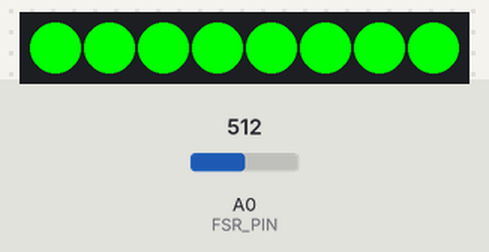
A sketch run on a simulated Arduino Uno, built with avr-gcc and run on an emulated ATmega328P. On the bench: 8 RGB LEDs in strip order, left to right. Inputs (shaded band) come from the test bench; at power-on: A0 (FSR_PIN) = 512.

Above: at 1.2 s.
1.3 s: A0 (FSR_PIN) set to 793
2.8 s: A0 (FSR_PIN) set to 812
At 3.3 s:
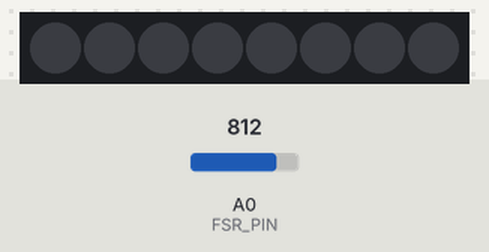
4.3 s: A0 (FSR_PIN) set to 790
At 5.3 s:
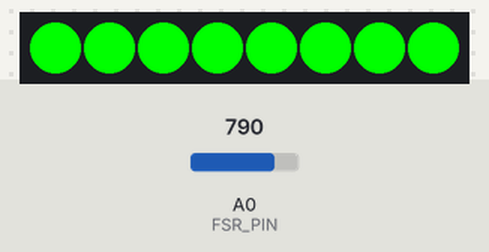
5.8 s: A0 (FSR_PIN) set to 810
At 6.7 s:
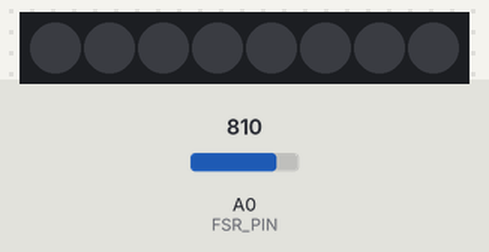
Timing chart, 0 to 8.3 s (numbered marks = the images above; inputs shaded):
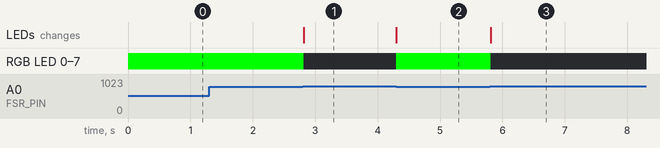

Measured:
- the behaviour switches between 799 and 800 on A0 (FSR_PIN) (found by bisection; images 0 and 1)
- after the input at 1.3 s, every drawn part: stays the same
- after the input at 2.8 s, RGB LED 0–7: RGB(0, 255, 0) → off at once; the LEDs: change at once (image 1)
- after the input at 4.3 s, RGB LED 0–7: off → RGB(0, 255, 0) at once; the LEDs: change at once (image 2)
- after the input at 5.8 s, RGB LED 0–7: RGB(0, 255, 0) → off at once; the LEDs: change at once (image 3)

The sketch:

light.ino
```cpp
#include <Adafruit_NeoPixel.h>

#define LED_PIN 6
#define LED_COUNT 8
#define FSR_PIN A0

Adafruit_NeoPixel strip(LED_COUNT, LED_PIN, NEO_GRB + NEO_KHZ800);

void setup() {

  strip.begin();
  strip.setBrightness(255);

  pinMode(FSR_PIN, INPUT_PULLUP);   // 使用内部上拉
}

void loop() {

  int value = analogRead(FSR_PIN);

  if (value < 800)   // 按下时数值会下降
  {
    for(int i = 0; i < LED_COUNT; i++)
      strip.setPixelColor(i, strip.Color(0,255,0));
  }
  else
  {
    for(int i = 0; i < LED_COUNT; i++)
      strip.setPixelColor(i, strip.Color(0,0,0));
  }

  strip.show();

  delay(20);
}
```
